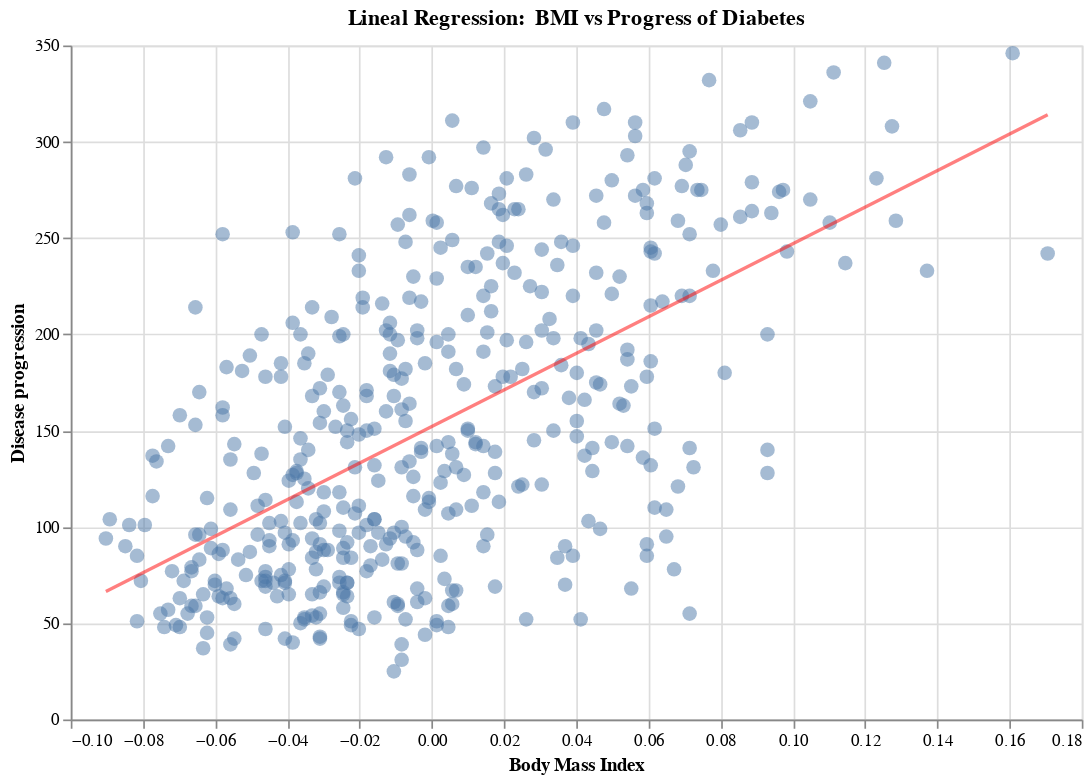

Notebook code for this chart:
### Markdown cell above
Con la feature escogida haz el siguiente gráfico:

- Scatter Plot
- Eje X: Valores de la feature escogida.
- Eje Y: Valores de la columna a predecir (target).
- En color rojo dibuja la recta correspondiente a la regresión lineal (utilizando `intercept_`y `coefs_`).
- Coloca un título adecuado, nombre de los ejes, etc.

Puedes utilizar `matplotlib` o `altair`, el que prefiera.

### Code cell
X_bmi = X[:,np.newaxis,2]
regr_bmi = LinearRegression(fit_intercept=True).fit(X_bmi, y)
y_pred_bmi = regr_bmi.predict(X_bmi)
points = alt.Chart(diabetes_df).mark_circle(size=75, opacity=0.5).encode(
    x="bmi:Q",
    y="prog:Q"
).properties(
    width=600,
    height=400
)
reg_df = (
   diabetes_df.loc[
        lambda x: x["bmi"].isin([x["bmi"].min(), x["bmi"].max()])
        , ["bmi"]
    ].assign(regression=lambda x: regr_bmi.intercept_ + x["bmi"] * regr_bmi.coef_)
)
reg_line = alt.Chart(reg_df).mark_line(color="red", opacity=0.5).encode(
    x=alt.X("bmi:Q",title= 'Body Mass Index'),
    y=alt.Y("regression:Q",title= 'Disease progression')
).properties(
    title='Lineal Regression:  BMI vs Progress of Diabetes',
    width=600,
    height=400
)
points + reg_line

### Figure 1 — Vega-Lite specification as saved in the notebook (floating-point values rounded to 4 significant figures; data arrays with more than 128 entries replaced by an {"elided": "..."} marker saying what was removed)
{"$schema": "https://vega.github.io/schema/vega-lite/v3.4.0.json", "config": {"background": "white", "mark": {"tooltip": null}, "view": {"height": 300, "width": 400}}, "datasets": {"data-19f0800f83d93182e18fcd55a2acad4a": [{"bmi": -0.09028, "regression": 66.42}, {"bmi": 0.1706, "regression": 314.1}], "data-522fed31eb8dd0c5e08ec191c165ba05": {"elided": "442 records"}}, "layer": [{"data": {"name": "data-522fed31eb8dd0c5e08ec191c165ba05"}, "encoding": {"x": {"field": "bmi", "type": "quantitative"}, "y": {"field": "prog", "type": "quantitative"}}, "height": 400, "mark": {"opacity": 0.5, "size": 75, "type": "circle"}, "width": 600}, {"data": {"name": "data-19f0800f83d93182e18fcd55a2acad4a"}, "encoding": {"x": {"field": "bmi", "title": "Body Mass Index", "type": "quantitative"}, "y": {"field": "regression", "title": "Disease progression", "type": "quantitative"}}, "height": 400, "mark": {"color": "red", "opacity": 0.5, "type": "line"}, "title": "Lineal Regression:  BMI vs Progress of Diabetes", "width": 600}]}
